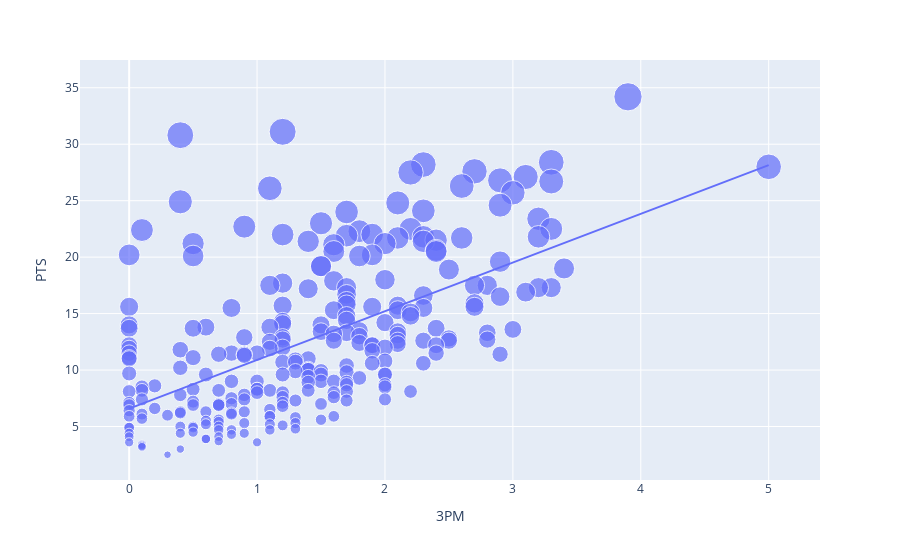

This figure's notebook cell:
### Code cell
# Visualize the relationship between Field Goals Made (FGM) and Points (PTS)
figure = px.scatter(data_frame=df, x='3PM', y='PTS', size='PTS', trendline='ols')
figure.show()

### Figure 1 — Plotly figure (JSON) as saved in the notebook; plotly's stock layout.template omitted (floating-point values rounded to 4 significant figures; data arrays with more than 128 entries replaced by an {"elided": "..."} marker saying what was removed)
{"data": [{"hovertemplate": "3PM=%{x}<br>PTS=%{marker.size}<extra></extra>", "legendgroup": "", "marker": {"color": "#636efa", "size": {"elided": "254 float values"}, "sizemode": "area", "sizeref": 0.0855, "symbol": "circle"}, "mode": "markers", "name": "", "orientation": "v", "showlegend": false, "type": "scatter", "x": {"elided": "254 float values"}, "xaxis": "x", "y": {"elided": "254 float values"}, "yaxis": "y"}, {"hovertemplate": "<b>OLS trendline</b><br>PTS = 4.31471 * 3PM + 6.58159<br>R<sup>2</sup>=0.348193<br><br>3PM=%{x}<br>PTS=%{y} <b>(trend)</b><extra></extra>", "legendgroup": "", "marker": {"color": "#636efa", "symbol": "circle"}, "mode": "lines", "name": "", "showlegend": false, "type": "scatter", "x": {"elided": "254 float values"}, "xaxis": "x", "y": {"elided": "254 float values"}, "yaxis": "y"}], "layout": {"autosize": true, "legend": {"itemsizing": "constant", "tracegroupgap": 0}, "margin": {"t": 60}, "xaxis": {"anchor": "y", "autorange": true, "domain": [0, 1], "range": [-0.3826, 5.399], "title": {"text": "3PM"}, "type": "linear"}, "yaxis": {"anchor": "x", "autorange": true, "domain": [0, 1], "range": [-0.2216, 38.98], "title": {"text": "PTS"}, "type": "linear"}}}
